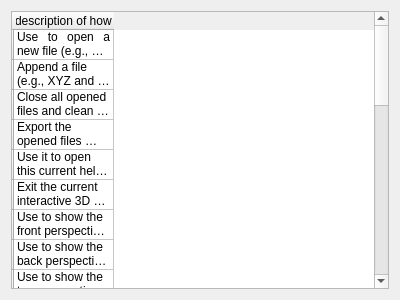
<?xml version="1.0" encoding="UTF-8"?>
<ui version="4.0">
 <class>Dialog</class>
 <widget class="QDialog" name="Dialog">
  <property name="geometry">
   <rect>
    <x>0</x>
    <y>0</y>
    <width>400</width>
    <height>300</height>
   </rect>
  </property>
  <property name="windowTitle">
   <string>Dialog</string>
  </property>
  <layout class="QHBoxLayout" name="horizontalLayout">
   <item>
    <widget class="QTableWidget" name="tableWidget">
     <row>
      <property name="text">
       <string/>
      </property>
      <property name="icon">
       <iconset resource="icons.qrc">
        <normaloff>:/icons/open.svg</normaloff>:/icons/open.svg</iconset>
      </property>
     </row>
     <row>
      <property name="text">
       <string/>
      </property>
      <property name="icon">
       <iconset resource="icons.qrc">
        <normaloff>:/icons/plus.svg</normaloff>:/icons/plus.svg</iconset>
      </property>
     </row>
     <row>
      <property name="text">
       <string/>
      </property>
      <property name="icon">
       <iconset resource="icons.qrc">
        <normaloff>:/icons/minus.svg</normaloff>:/icons/minus.svg</iconset>
      </property>
     </row>
     <row>
      <property name="text">
       <string/>
      </property>
      <property name="icon">
       <iconset resource="icons.qrc">
        <normaloff>:/icons/export.svg</normaloff>:/icons/export.svg</iconset>
      </property>
     </row>
     <row>
      <property name="text">
       <string/>
      </property>
      <property name="icon">
       <iconset resource="icons.qrc">
        <normaloff>:/icons/help.svg</normaloff>:/icons/help.svg</iconset>
      </property>
     </row>
     <row>
      <property name="text">
       <string/>
      </property>
      <property name="icon">
       <iconset resource="icons.qrc">
        <normaloff>:/icons/exit.svg</normaloff>:/icons/exit.svg</iconset>
      </property>
     </row>
     <row>
      <property name="text">
       <string/>
      </property>
      <property name="icon">
       <iconset resource="icons.qrc">
        <normaloff>:/icons/front.svg</normaloff>:/icons/front.svg</iconset>
      </property>
     </row>
     <row>
      <property name="text">
       <string/>
      </property>
      <property name="icon">
       <iconset resource="icons.qrc">
        <normaloff>:/icons/back.svg</normaloff>:/icons/back.svg</iconset>
      </property>
     </row>
     <row>
      <property name="text">
       <string/>
      </property>
      <property name="icon">
       <iconset resource="icons.qrc">
        <normaloff>:/icons/top.svg</normaloff>:/icons/top.svg</iconset>
      </property>
     </row>
     <row>
      <property name="text">
       <string/>
      </property>
      <property name="icon">
       <iconset resource="icons.qrc">
        <normaloff>:/icons/bottom.svg</normaloff>:/icons/bottom.svg</iconset>
      </property>
     </row>
     <row>
      <property name="text">
       <string/>
      </property>
      <property name="icon">
       <iconset resource="icons.qrc">
        <normaloff>:/icons/left.svg</normaloff>:/icons/left.svg</iconset>
      </property>
     </row>
     <row>
      <property name="text">
       <string/>
      </property>
      <property name="icon">
       <iconset resource="icons.qrc">
        <normaloff>:/icons/right.svg</normaloff>:/icons/right.svg</iconset>
      </property>
     </row>
     <row>
      <property name="text">
       <string/>
      </property>
      <property name="icon">
       <iconset resource="icons.qrc">
        <normaloff>:/icons/iso.svg</normaloff>:/icons/iso.svg</iconset>
      </property>
     </row>
     <row>
      <property name="text">
       <string/>
      </property>
      <property name="icon">
       <iconset resource="icons.qrc">
        <normaloff>:/icons/resize.svg</normaloff>:/icons/resize.svg</iconset>
      </property>
     </row>
     <row>
      <property name="text">
       <string/>
      </property>
      <property name="icon">
       <iconset resource="icons.qrc">
        <normaloff>:/icons/heatmapcfg.svg</normaloff>:/icons/heatmapcfg.svg</iconset>
      </property>
     </row>
     <row>
      <property name="text">
       <string/>
      </property>
      <property name="icon">
       <iconset resource="icons.qrc">
        <normaloff>:/icons/heatmap.svg</normaloff>:/icons/heatmap.svg</iconset>
      </property>
     </row>
     <row>
      <property name="text">
       <string/>
      </property>
      <property name="icon">
       <iconset resource="icons.qrc">
        <normaloff>:/icons/backward.svg</normaloff>:/icons/backward.svg</iconset>
      </property>
     </row>
     <row>
      <property name="text">
       <string/>
      </property>
      <property name="icon">
       <iconset resource="icons.qrc">
        <normaloff>:/icons/forward.svg</normaloff>:/icons/forward.svg</iconset>
      </property>
     </row>
     <row>
      <property name="text">
       <string/>
      </property>
      <property name="icon">
       <iconset resource="icons.qrc">
        <normaloff>:/icons/unpick.svg</normaloff>:/icons/unpick.svg</iconset>
      </property>
     </row>
     <row>
      <property name="text">
       <string/>
      </property>
      <property name="icon">
       <iconset resource="icons.qrc">
        <normaloff>:/icons/polyabc.svg</normaloff>:/icons/polyabc.svg</iconset>
      </property>
     </row>
     <row>
      <property name="text">
       <string/>
      </property>
      <property name="icon">
       <iconset resource="icons.qrc">
        <normaloff>:/icons/pointabc.svg</normaloff>:/icons/pointabc.svg</iconset>
      </property>
     </row>
     <row>
      <property name="text">
       <string/>
      </property>
      <property name="icon">
       <iconset resource="icons.qrc">
        <normaloff>:/icons/contour.svg</normaloff>:/icons/contour.svg</iconset>
      </property>
     </row>
     <row>
      <property name="text">
       <string/>
      </property>
      <property name="icon">
       <iconset resource="icons.qrc">
        <normaloff>:/icons/surface.svg</normaloff>:/icons/surface.svg</iconset>
      </property>
     </row>
     <row>
      <property name="text">
       <string/>
      </property>
      <property name="icon">
       <iconset resource="icons.qrc">
        <normaloff>:/icons/wireframe.svg</normaloff>:/icons/wireframe.svg</iconset>
      </property>
     </row>
     <row>
      <property name="text">
       <string/>
      </property>
      <property name="icon">
       <iconset resource="icons.qrc">
        <normaloff>:/icons/surfacecfg.svg</normaloff>:/icons/surfacecfg.svg</iconset>
      </property>
     </row>
     <column>
      <property name="text">
       <string>Help icon and a description of how to use each tool</string>
      </property>
     </column>
     <item row="0" column="0">
      <property name="text">
       <string>Use to open a new file (e.g., XYZ and CSV for polylines, SRG for nodes, XYZS for surfaces, and DB for all formats).</string>
      </property>
      <property name="textAlignment">
       <set>AlignJustify|AlignVCenter</set>
      </property>
     </item>
     <item row="1" column="0">
      <property name="text">
       <string>Append a file (e.g., XYZ and CSV for polylines, SRG for nodes, and XYZS for surface formats) to an existing open file.</string>
      </property>
     </item>
     <item row="2" column="0">
      <property name="text">
       <string>Close all opened files and clean the viewer and tables for the current workspace for all supported format files.</string>
      </property>
     </item>
     <item row="3" column="0">
      <property name="text">
       <string>Export the opened files (e.g., XYZ and CSV for polylines, SRG for nodes, and XYZS for surfaces formats) to DB for the database.</string>
      </property>
     </item>
     <item row="4" column="0">
      <property name="text">
       <string>Use it to open this current help window.</string>
      </property>
     </item>
     <item row="5" column="0">
      <property name="text">
       <string>Exit the current interactive 3D Model Viewer application instance.</string>
      </property>
     </item>
     <item row="6" column="0">
      <property name="text">
       <string>Use to show the front perspective of the current viewer instance.</string>
      </property>
     </item>
     <item row="7" column="0">
      <property name="text">
       <string>Use to show the back perspective of the current viewer instance.</string>
      </property>
     </item>
     <item row="8" column="0">
      <property name="text">
       <string>Use to show the top perspective of the current viewer instance.</string>
      </property>
     </item>
     <item row="9" column="0">
      <property name="text">
       <string>Use to show the bottom perspective of the current viewer instance.</string>
      </property>
     </item>
     <item row="10" column="0">
      <property name="text">
       <string>Use to show the left perspective of the current viewer instance.</string>
      </property>
     </item>
     <item row="11" column="0">
      <property name="text">
       <string>Use to show the right perspective of the current viewer instance.</string>
      </property>
     </item>
     <item row="12" column="0">
      <property name="text">
       <string>Use to show the ISO perspective of the current viewer instance.</string>
      </property>
     </item>
     <item row="13" column="0">
      <property name="text">
       <string>Use it to fit the current polylines and points extension on the viewer instance.</string>
      </property>
     </item>
     <item row="14" column="0">
      <property name="text">
       <string>Open the Configure Heatmap dialog to import the routes TXT file and the tonnes CSV file into the database.</string>
      </property>
     </item>
     <item row="15" column="0">
      <property name="text">
       <string>Active the heatmap tool showing the initial view at period 01 using the rainbow color palette.</string>
      </property>
     </item>
     <item row="16" column="0">
      <property name="text">
       <string>Backward the current heatmap view to the previous one view if it is the first period then it shows the last period.</string>
      </property>
     </item>
     <item row="17" column="0">
      <property name="text">
       <string>Forward the current heatmap view to the next one view if it is the last period then it shows the first period.</string>
      </property>
     </item>
     <item row="18" column="0">
      <property name="text">
       <string>Disable the default selection mode to pick polylines and points Dialogs that helps to navigate in the current view.</string>
      </property>
     </item>
     <item row="19" column="0">
      <property name="text">
       <string>Active or Disable the current label text for the polylines with the polyline name or route name with the tonnes value.</string>
      </property>
     </item>
     <item row="20" column="0">
      <property name="text">
       <string>Active or Disable the current label text for the points with the point name in the current view.</string>
      </property>
     </item>
     <item row="21" column="0">
      <property name="text">
       <string>Active or Disable the current contour lines in the current view.</string>
      </property>
     </item>
     <item row="22" column="0">
      <property name="text">
       <string>Active or Disable the current surface reconstruction in the current view.</string>
      </property>
     </item>
     <item row="23" column="0">
      <property name="text">
       <string>Active or Disable the current wireframe reconstruction in the current view.</string>
      </property>
     </item>
     <item row="24" column="0">
      <property name="text">
       <string>Custom the values (e.g. Color,Width, and etc.) for the contour lines, surface, wireframes reconstruction in the current view.</string>
      </property>
     </item>
    </widget>
   </item>
  </layout>
 </widget>
 <resources>
  <include location="icons.qrc"/>
 </resources>
 <connections/>
</ui>
